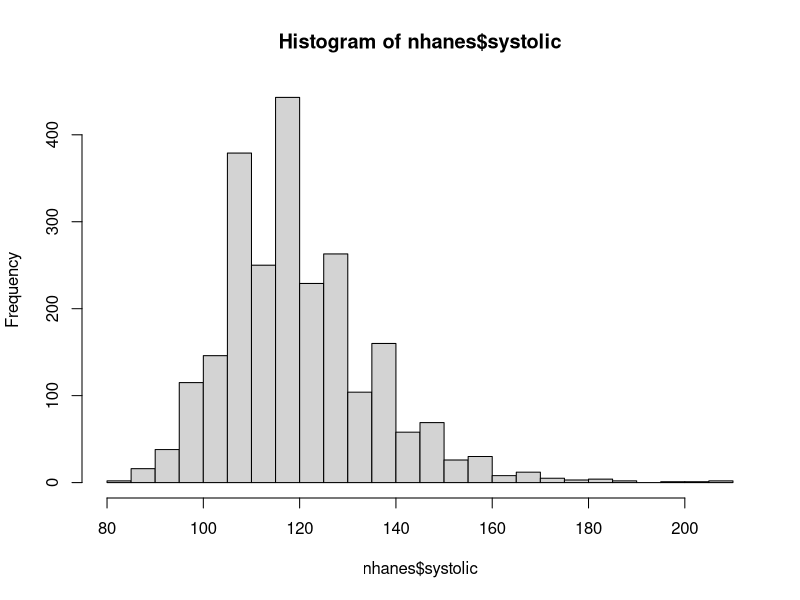
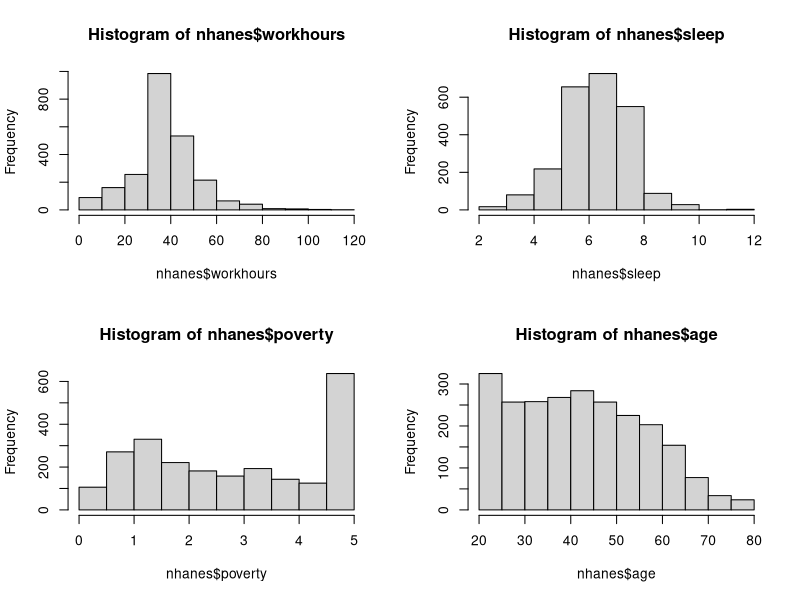
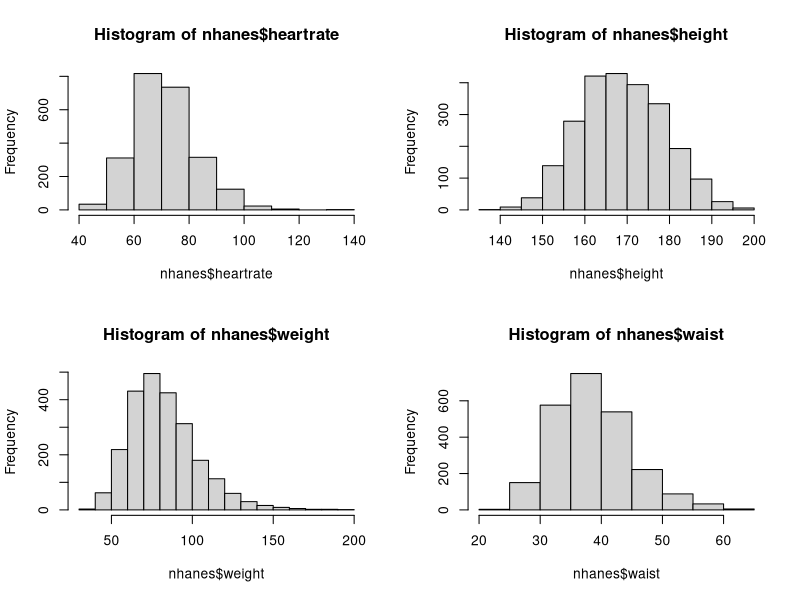
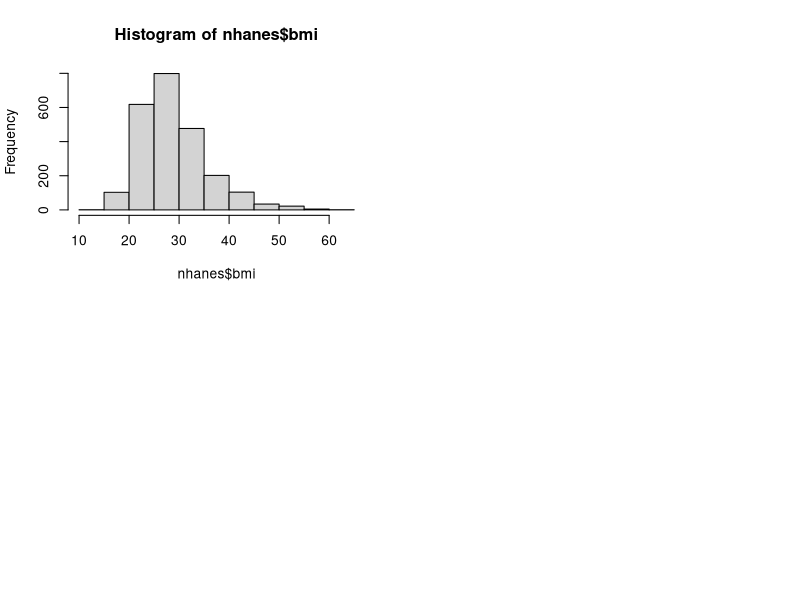

Write the R code that produced these figures, in order. (Note: a time limit stopped this script after it produced the figures.)
## ---- chunk 1
# load data
abc <- read.csv("data/abc.csv")
colnames(abc) <- c("var", "RSS", "df")
n <- 28

# calculate
# df = n-p-1 --> n-df = p+1
abc$sigma.sq = abc$RSS/abc$df
abc$AIC = n*log(abc$RSS/n) + (n-abc$df)*2
abc$BIC = n*log(abc$RSS/n) + (n-abc$df)*log(n)

abc
## ---- chunk 2
# ESS F-test comparing `none` and `x2`
fstat.1 <- ((abc$RSS[1] - abc$RSS[3])/1)/(abc$RSS[3]/(abc$df[3]))
1 - pf(fstat.1, 1, abc$df[3])

# ESS F-test comparing `x2` and `x1x2`
fstat.2 <- ((abc$RSS[3] - abc$RSS[5])/1)/(abc$RSS[5]/(abc$df[5]))
1 - pf(fstat.2, 1, abc$df[5])
## ---- chunk 3
nhanes <- read.csv("data/nhanes.csv")

cols <- c("jobtype", "smoke", "active", "diabetes", "alcohol", 
          "female", "married", "educ", "race", "foreignborn")

for(i in 1:length(cols)){
  nhanes[[cols[i]]] <- as.factor(nhanes[[cols[i]]])
}

# we should log transform the outcome var
hist(nhanes$systolic, breaks=20)
nhanes$t.systolic <- log(nhanes$systolic)

# peek
par(mfrow=c(2,2))
hist(nhanes$workhours)
hist(nhanes$sleep)
hist(nhanes$poverty)
hist(nhanes$age)
hist(nhanes$heartrate)
hist(nhanes$height)
hist(nhanes$weight)
hist(nhanes$waist)
hist(nhanes$bmi)

df.nhanes <- subset(nhanes, select=-c(systolic, id))
## ---- chunk 4
model1 <- lm(t.systolic ~ ., df.nhanes)
summary(model1)
## ---- chunk 5
# to include the main effects of all variables in the dataset \texttt{MyData}
# lm(y ~ ., data = MyData)

# To include all variables and their pairwise interactions:
# lm(y ~ .^2, data = MyData)

# build model
model2 <- step(model1, direction="backward", trace=0)

# pull outputs
model2$coefficients
summary(model2)$r.squared
AIC(model2)
## ---- chunk 6
# model2$terms[[3]]

interactionModel <- lm(t.systolic ~ (sleep + female + age + married + educ + race 
                                     + heartrate + height + waist + bmi)^2, 
                       df.nhanes)

model3 <- step(model2, 
     scope = list(upper = formula(interactionModel)), 
     direction = "forward", 
     trace=0)

model3$coefficients
summary(model3)$r.squared
AIC(model3)
## ---- chunk 7
model0 <- lm(t.systolic ~ 1, df.nhanes)
fullInteractionModel <- lm(t.systolic ~ .^2, df.nhanes)

model4 <- step(model1, scope = list(lower = formula(model0), 
                                    upper = formula(fullInteractionModel)), 
               direction = "both", trace=0)

model4$coefficients
summary(model4)$r.squared
AIC(model4)
## ---- chunk 8
# get AIC
AIC(model1)
AIC(model2)
AIC(model3)
AIC(model4)
AIC(fullInteractionModel)

# check assumptions
plot(model4, which=c(1,2))
## ---- chunk 9
-0.108 - 0.0264*(1) + 0.001140*mean(df.nhanes$age) - 0.00735*mean(df.nhanes$sleep) - 0.00444*mean(df.nhanes$poverty) + 0.00254*mean(df.nhanes$waist)
## ---- chunk 10
# defining your own simulation function could be useful but not required.
# but much sure your approach is working outside of the function before defining one
# my.sim = function(n = 50, nsims = 200, k = c(2,10,25), seed = NA)

# you simulation code here
library(caret)
nsims=200

data <- data.frame(Y = as.numeric(),
          Z1 = as.numeric(),
          Z2 = as.numeric(),
          Z3 = as.numeric(),
          X1 = as.numeric(),
          X2 = as.numeric(),
          X3 = as.numeric(),
          X4 = as.numeric(),
          X5 = as.numeric(),
          X6 = as.numeric(),
          X7 = as.numeric(),
          X8 = as.numeric(),
          X9 = as.numeric(),
          X10 = as.numeric())

best.model <- rep(NA, nsims)

findBest <- function(n, k){

  for(i in 1:nsims){
  
    # generate predictors
    for(j in 1:n){
      data[j,2:14] <- rnorm(13, 0, 1)
      data[j,"Y"] <- rnorm(1, 1*data[j,"Z1"] + 3*data[j,"Z2"] + 9*data[j,"Z3"], 5)
    }
      
    # k fold cv
    cv  <- trainControl(method="cv", number=k)
    lm1 <- train(Y ~ Z3,           data=data, method="lm", trControl=cv)
    lm2 <- train(Y ~ Z2 + Z3,      data=data, method="lm", trControl=cv)
    lm3 <- train(Y ~ Z1 + Z2 + Z3, data=data, method="lm", trControl=cv)
    lm4 <- train(Y ~ .,            data=data, method="lm", trControl=cv)
    
    # get rmse
    rmse <- c(lm1$results$RMSE,
              lm2$results$RMSE,
              lm3$results$RMSE,
              lm4$results$RMSE)
    
    best.model[i] <- which.min(rmse)
  }
  
  return(best.model)
}
## ---- chunk 11
k2  <- findBest(n=50, k=2)
k10 <- findBest(n=50, k=10)
k25 <- findBest(n=50, k=25)

best50 <- data.frame("k2"  = c(sum(k2==1),  sum(k2==2),  sum(k2==3),  sum(k2==4)),
                     "k10" = c(sum(k10==1), sum(k10==2), sum(k10==3), sum(k10==4)),
                     "k25" = c(sum(k25==1), sum(k25==2), sum(k25==3), sum(k25==4)))
rownames(best50) <- c("model1", "model2", "model3", "model4")
best50
## ---- chunk 12
k2c  <- findBest(n=500, k=2)
k10c <- findBest(n=500, k=10)
k25c <- findBest(n=500, k=25)

best500 <- data.frame("k2"  = c(sum(k2c==1),  sum(k2c==2),  sum(k2c==3),  sum(k2c==4)),
                      "k10" = c(sum(k10c==1), sum(k10c==2), sum(k10c==3), sum(k10c==4)),
                      "k25" = c(sum(k25c==1), sum(k25c==2), sum(k25c==3), sum(k25c==4)))
rownames(best500) <- c("model1", "model2", "model3", "model4")
best500
